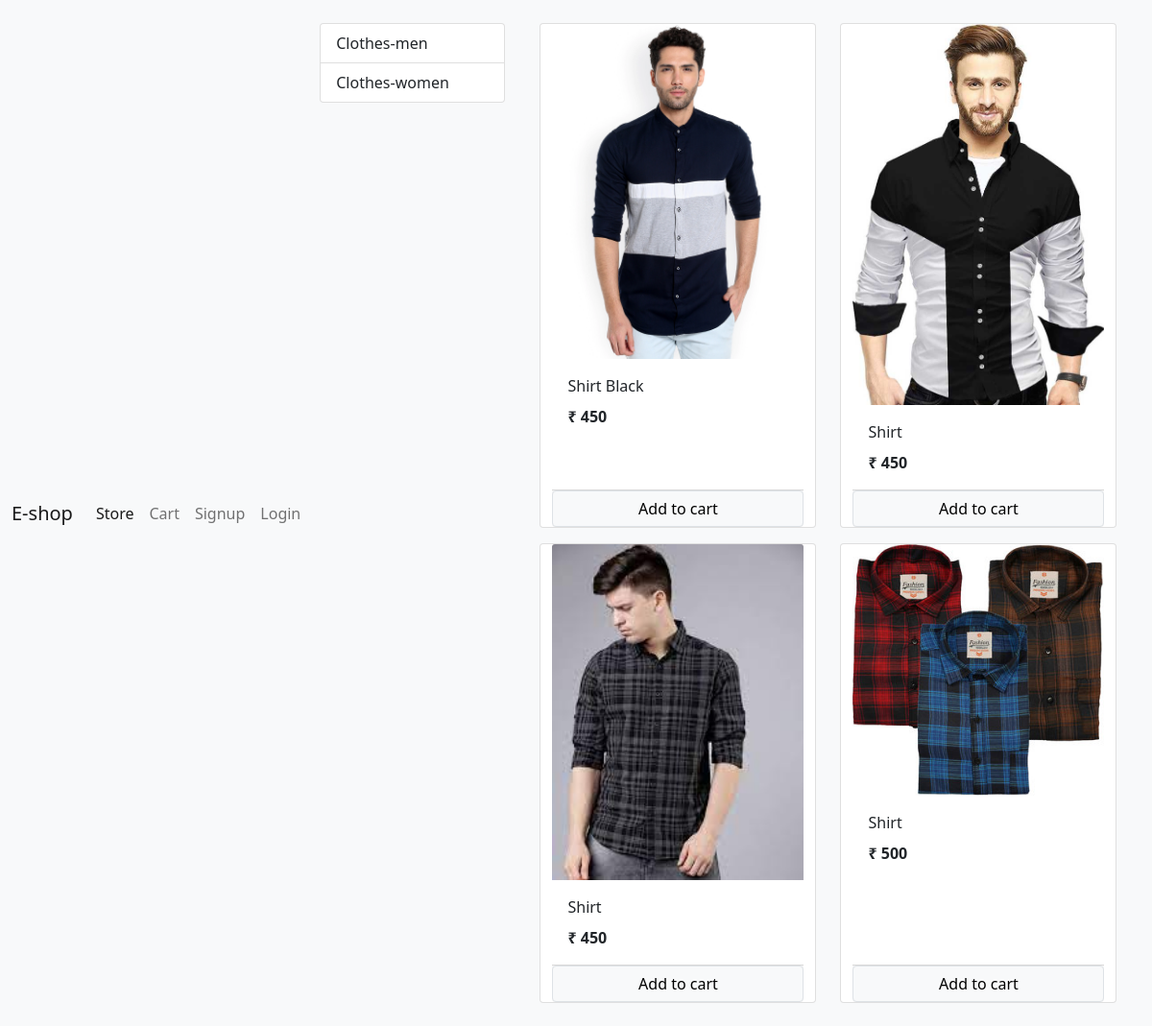
/?category=1, run on the app's committed database.
### store/models/category.py (models this page shows, shortened)
class Category(models.Model):
    name = models.CharField(max_length=50)
    @staticmethod
    def get_all_categories():
        return Category.objects.all()

### store/models/product.py (models this page shows, shortened)
class Product(models.Model):
    name = models.CharField(max_length=50)
    price = models.IntegerField(default=0)
    categories = models.ForeignKey(Category,on_delete=models.CASCADE,default=1)
    description = models.CharField(max_length=200)
    image = models.ImageField(upload_to='uploads/products/')
    @staticmethod
    def get_all_products_by_Categoryid(category_id):
        if category_id:
             return Product.objects.filter(categories = category_id);
        else:
            return Product.get_all_products();

### store/views/home.py (the view, shortened to what this page needs)
# urls.py: path('', Index.as_view() , name='homepage'),
class Index(View):
    def get(self , request):
        cart= request.session.get('cart')
        if not cart:
            request.session['cart']={}
        products = None
        categories = Category.get_all_categories()
        categoryid = request.GET.get('category')
        if categoryid:
            products = Product.get_all_products_by_Categoryid(categoryid);
        else:
            products = Product.get_all_products();
        data = {}
        data['products'] = products
        data['categories'] = categories
        print('you are: ', request.session.get('email'))
        return render(request, 'index.html', data)

### store/templatetags/cart.py (called while the page is built)
@register.filter(name='is_in_cart')
def is_in_cart(product , cart):
    keys = cart.keys()
    for id in keys:
            if int(id) == product.id:
                return True
    return False;

### store/templatetags/custom_filter.py (called while the page is built)
@register.filter(name='currency')
def currency(number):
        return "₹ "+str(number)

### store/templates/index.html (shortened to what this page needs)
{% extends 'base.html' %}
{% block content %}
{% load cart %}
{% load custom_filter %}
  <div class="container-fluid mt-3">
    <div class="row">
        <div class="col-lg-3 mx-auto">
            <div class="list-group">
              {% for category in categories %}
              <a href="/?category={{category.id}}" class="list-group-item list-group-item-action">{{category.name}}</a>
              {% endfor %}
            </div>
        </div>
      <div id='products' class="col-lg-9 mx-auto">
        <div class="row mx-auto">
        {% for product in products %}
        <div class="card mx-auto mb-3" id = {{product.id}} style="width: 18rem;">
          <img class="card-img-top" src="{{product.image.url}}" alt="Card image cap">
               <div class="card-body">
                 <p class="card-title">{{product.name}}</p>
                 <p class="card-text"><b>{{product.price|currency}}</b></p>
               </div>
          <div class ="card-footer p-0">
                        {% if product|is_in_cart:request.session.cart %}
                                <div class="row no-gutters">
                                    <form action="/#{{product.id}}" class="col-2" style="padding-right:80px ;" method="post">
                                        {% csrf_token %}
                                        <input hidden type="text" name="product" value='{{product.id}}'>
                                        <input hidden type="text" name="remove" value='true'>
                                        <input type="submit" value=" - " class="btn btn-block btn-secondary">
                                    </form>
                                    <div class="text-centre col">{{product|cart_quantity:request.session.cart}} in cart</div>
                                    <form action="/#{{product.id}}" class="col-2 " style="margin-right: 20px
" method="post">
                                        {% csrf_token %}
                                        <input hidden type="text" name="product" value='{{product.id}}'>
                                        <input type="submit" value=" + " class="btn btn-block btn-secondary">
                                    </form>
                                </div>
                        {% else %}
                                  <form action="/#{{product.id}}" method="POST" class="btn-block">
                                   <input type="submit" class="float-right btn btn-light border form-control" value="Add to cart">
                                  </form>
                        {% endif %}
          </div>
          </div>
        {% endfor %}
        </div>
      </div>
    </div>
  </div>
{% endblock %}

### data on the page
Category: name "Clothes-men"
Category: name "Clothes-women"
Product: {{ product.id }} 1 (drawn), image (picture), name "Shirt Black", price "₹ 450"
Product: image (picture), name "Shirt", price "₹ 450"
Product: image (picture), name "Shirt", price "₹ 450"
Product: image (picture), name "Shirt", price "₹ 500"
